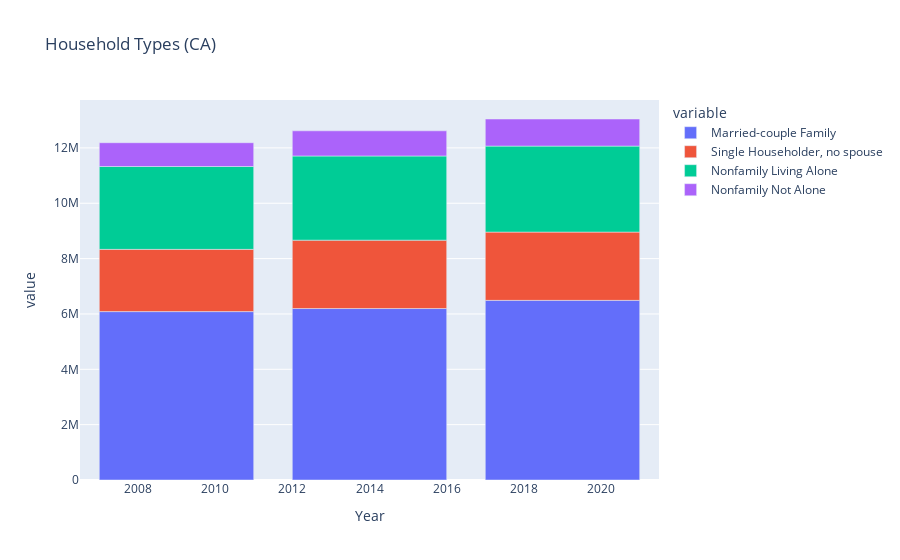

Source (notebook cell):
### Code cell
fig = px.bar(household_cal,
             x="Year", 
             y=["Married-couple Family","Single Householder, no spouse", "Nonfamily Living Alone","Nonfamily Not Alone"],  
             title="Household Types (CA)")
fig.show()

### Figure 1 — Plotly figure (JSON) as saved in the notebook; plotly's stock layout.template omitted (floating-point values rounded to 4 significant figures)
{"data": [{"alignmentgroup": "True", "hovertemplate": "variable=Married-couple Family<br>Year=%{x}<br>value=%{y}<extra></extra>", "legendgroup": "Married-couple Family", "marker": {"color": "#636efa", "pattern": {"shape": ""}}, "name": "Married-couple Family", "offsetgroup": "Married-couple Family", "orientation": "v", "showlegend": true, "textposition": "auto", "type": "bar", "x": [2009, 2014, 2019], "xaxis": "x", "y": [6085094, 6195938, 6491236], "yaxis": "y"}, {"alignmentgroup": "True", "hovertemplate": "variable=Single Householder, no spouse<br>Year=%{x}<br>value=%{y}<extra></extra>", "legendgroup": "Single Householder, no spouse", "marker": {"color": "#EF553B", "pattern": {"shape": ""}}, "name": "Single Householder, no spouse", "offsetgroup": "Single Householder, no spouse", "orientation": "v", "showlegend": true, "textposition": "auto", "type": "bar", "x": [2009, 2014, 2019], "xaxis": "x", "y": [2248596, 2470348, 2467200], "yaxis": "y"}, {"alignmentgroup": "True", "hovertemplate": "variable=Nonfamily Living Alone<br>Year=%{x}<br>value=%{y}<extra></extra>", "legendgroup": "Nonfamily Living Alone", "marker": {"color": "#00cc96", "pattern": {"shape": ""}}, "name": "Nonfamily Living Alone", "offsetgroup": "Nonfamily Living Alone", "orientation": "v", "showlegend": true, "textposition": "auto", "type": "bar", "x": [2009, 2014, 2019], "xaxis": "x", "y": [2993951, 3041390, 3106104], "yaxis": "y"}, {"alignmentgroup": "True", "hovertemplate": "variable=Nonfamily Not Alone<br>Year=%{x}<br>value=%{y}<extra></extra>", "legendgroup": "Nonfamily Not Alone", "marker": {"color": "#ab63fa", "pattern": {"shape": ""}}, "name": "Nonfamily Not Alone", "offsetgroup": "Nonfamily Not Alone", "orientation": "v", "showlegend": true, "textposition": "auto", "type": "bar", "x": [2009, 2014, 2019], "xaxis": "x", "y": [859550, 909604, 979726], "yaxis": "y"}], "layout": {"barmode": "relative", "legend": {"title": {"text": "variable"}, "tracegroupgap": 0}, "title": {"text": "Household Types (CA)"}, "xaxis": {"anchor": "y", "domain": [0, 1], "title": {"text": "Year"}}, "yaxis": {"anchor": "x", "domain": [0, 1], "title": {"text": "value"}}}}
